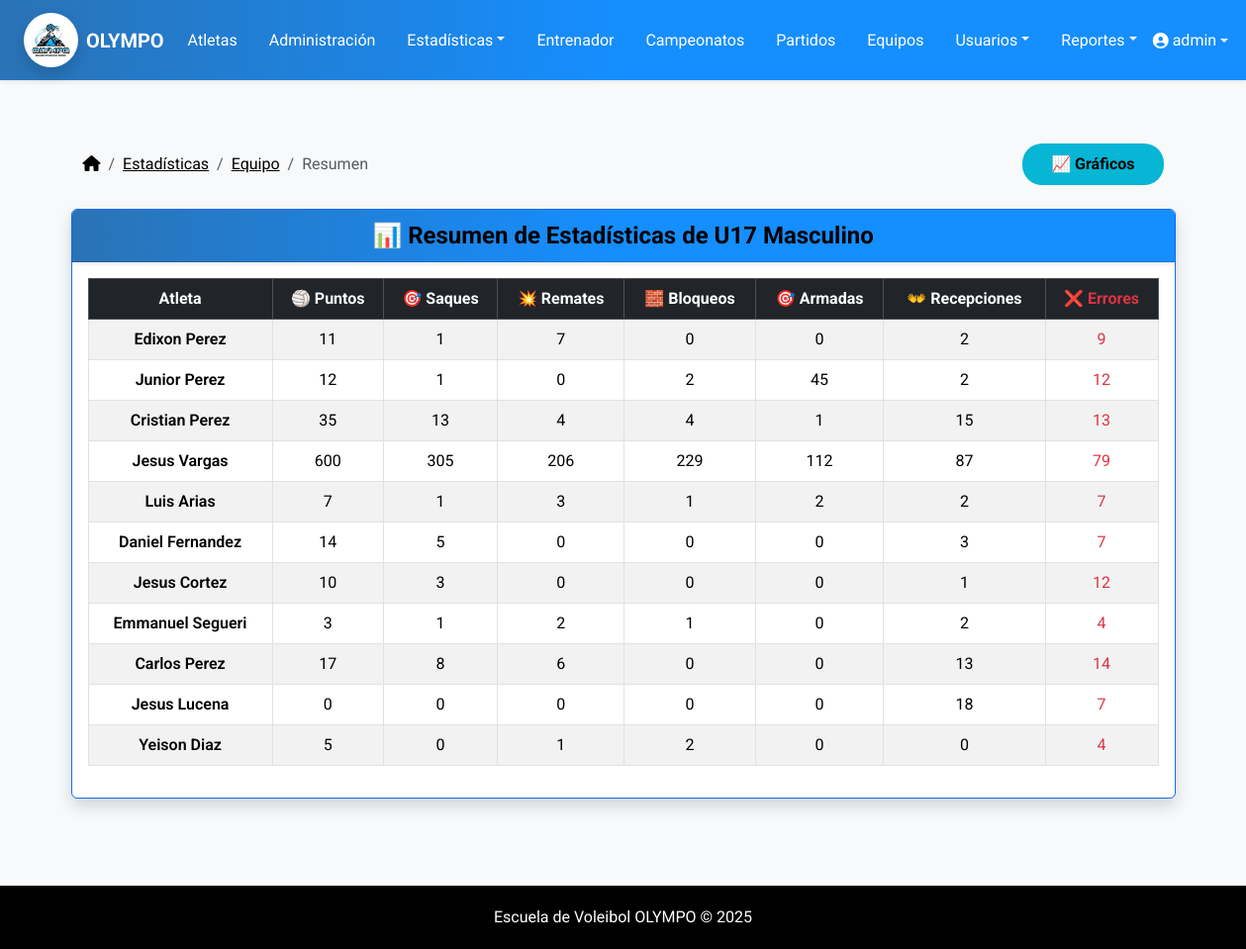
Page /atletas/estadisticas/equipos/27/resumen/ (signed in) on the committed database.
### atletas/models.py (models this page shows, shortened)
class Equipo(models.Model):
    SEXO_CHOICES = [
        ('masculino', 'Masculino'),
        ('femenino', 'Femenino'),
        ('mixto', 'Mixto'),
    ]
    nombre = models.CharField(max_length=100)
    entrenador = models.ForeignKey(Entrenador, on_delete=models.CASCADE)
    atletas = models.ManyToManyField(Atleta)
    categoria = models.CharField(max_length=50)
    sexo_equipo = models.CharField(max_length=10, choices=SEXO_CHOICES, null=True, blank=True)
    edad_tope = models.PositiveIntegerField(null=True, blank=True)

class Atleta(models.Model):
    SEXO = (
    ('masculino', 'Masculino'),
    ('femenino', 'Femenino'),
    )
    TURNOS = (
        ('T1', 'Turno 1'),
        ('T2', 'Turno 2'),
        ('T3', 'Turno 3'),
    )
    POSICIONES = (
        ('Por definir', 'Por definir'),
        ('colocador', 'Colocador'),
        ('opuesto', 'Opuesto'),
        ('central', 'Central'),
        ('libero', 'Libero'),
        ('punta', 'Punta'),
    )
    user = models.OneToOneField(User, on_delete=models.CASCADE, null=True, blank=True)  # <— NUEVO
    nombre = models.CharField(max_length=100)
    apellido = models.CharField(max_length=100)
    fecha_nacimiento = models.DateField()
    sexo = models.CharField(max_length=10, choices=SEXO)
    categoria = models.CharField(max_length=10, blank=True)
    turno = models.CharField(max_length=10, choices=TURNOS)
    posicion = models.CharField(max_length=50, choices=POSICIONES)
    cedula = models.CharField(max_length=20, unique=True)
    telefono = models.CharField(max_length=20)
    direccion = models.TextField(blank=True)
    numero_camisa = models.PositiveIntegerField(null=True, blank=True)
    fecha_registro = models.DateTimeField(auto_now_add=True)
    salto = models.FloatField(null=True, blank=True, help_text="Salto en metros")
    alcance = models.FloatField(null=True, blank=True, help_text="Alcance en metros")
    peso = models.FloatField(null=True, blank=True, help_text="Peso en kilogramos")
    estatura = models.FloatField(null=True, blank=True, help_text="Estatura en metros")
    representante_nombre = models.CharField(max_length=100, blank=True, null=True)
    representante_apellido = models.CharField(max_length=100, blank=True, null=True)
    representante_cedula = models.CharField(max_length=20, blank=True, null=True)
    representante_telefono = models.CharField(max_length=20, blank=True, null=True)

### atletas/views.py (the view)
# urls.py: path('estadisticas/equipos/<int:equipo_id>/resumen/', views.resumen_estadisticas_equipo, name='resumen_estadisticas_equipo'),
@user_passes_test(lambda u: es_admin(u) or es_entrenador(u))
def resumen_estadisticas_equipo(request, equipo_id):
    equipo = get_object_or_404(Equipo, id=equipo_id)
    atletas = equipo.atletas.all()
    partidos_del_equipo = Partido.objects.filter(equipo_local=equipo)
    resumen_por_atleta = []
    for atleta in atletas:
        stats = Estadistica.objects.filter(
            atleta=atleta,
            partido__in=partidos_del_equipo
        )
        totales = stats.aggregate(
            puntos=Sum('puntos'),
            saques=Sum('saques'),
            remates=Sum('remates'),
            bloqueos=Sum('bloqueos'),
            armadas=Sum('armadas'),
            recepciones=Sum('recepciones'),
            errores=Sum('errores')
        )
        resumen_por_atleta.append({
            'atleta': atleta,
            'totales': totales
        })
    return render(request, 'estadisticas/resumen_equipo.html', {
        'equipo': equipo,
        'resumen_por_atleta': resumen_por_atleta
    })

### atletas/context_processors.py (called while the page is built)
def role_flags(request):
    u = request.user
    atleta_id = None
    if u.is_authenticated and es_atleta(u):  # ✅ propiedad
        if hasattr(u, "atleta"):
            atleta_id = u.atleta.id
    return {
        "is_admin": es_admin(u),
        "is_trainer": es_entrenador(u),
        "is_athlete": es_atleta(u),
        "atleta_id": atleta_id,
    }

### atletas/utils/roles.py (called while the page is built)
def es_admin(user):
    return user.is_authenticated and (user.is_superuser or user.groups.filter(name='Administrador').exists())

def es_entrenador(user):
    return user.is_authenticated and (
        user.groups.filter(name='Entrenador').exists() or hasattr(user, 'entrenador')
    )

def es_atleta(user):
    return user.is_authenticated and hasattr(user, 'atleta')  # por la OneToOne

### templates/estadisticas/resumen_equipo.html
{% extends "base.html" %}
{% block content %}
<div class="container mt-3">
  <div class="row align-items-center mb-4">
    <div class="col-md-6">
      <nav aria-label="breadcrumb">
        <ol class="breadcrumb mb-0">
          <li class="breadcrumb-item">
            <a class="link-body-emphasis" href="{% url 'menu_principal' %}">
              <i class="fa-solid fa-house"></i>
            </a>
          </li>
          <li class="breadcrumb-item">
            <a class="link-body-emphasis" href="{% url 'ver_estadisticas_equipos' %}">
              Estadísticas
            </a>
          </li>
          <li class="breadcrumb-item">
            <a class="link-body-emphasis" href="{% url 'ver_estadisticas_equipo_detalle' equipo.id %}">
              Equipo
            </a>
          </li>
          <li class="breadcrumb-item active" aria-current="page">
            Resumen
          </li>
        </ol>
      </nav>
    </div>
    <div class="col-md-6 d-flex justify-content-md-end">
      <a href="{% url 'resumen_estadisticas_equipo_grafico' equipo.id %}" class="btn" style="background: #06b6d4;">
        📈 Gráficos
      </a>
    </div>
  </div>
</div>
<div class="card shadow border border-primary">
  <div class="card-header bg-primary text-white text-center fw-bold fs-4">
    📊 Resumen de Estadísticas de {{ equipo.nombre }}
  </div>
  <div class="card-body">
    <div class="table-responsive">
      <table class="table table-bordered table-striped text-center align-middle">
        <thead class="table-dark">
          <tr>
            <th>Atleta</th>
            <th>🏐 Puntos</th>
            <th>🎯 Saques</th>
            <th>💥 Remates</th>
            <th>🧱 Bloqueos</th>
            <th>🎯 Armadas</th>
            <th>👐 Recepciones</th>
            <th class="text-danger">❌ Errores</th>
          </tr>
        </thead>
        <tbody>
          {% for item in resumen_por_atleta %}
          <tr>
            <td class="fw-semibold">
              {{ item.atleta.nombre }} {{ item.atleta.apellido }}
            </td>
            <td>{{ item.totales.puntos|default:0 }}</td>
            <td>{{ item.totales.saques|default:0 }}</td>
            <td>{{ item.totales.remates|default:0 }}</td>
            <td>{{ item.totales.bloqueos|default:0 }}</td>
            <td>{{ item.totales.armadas|default:0 }}</td>
            <td>{{ item.totales.recepciones|default:0 }}</td>
            <td class="text-danger">{{ item.totales.errores|default:0 }}</td>
          </tr>
          {% empty %}
          <tr>
            <td colspan="8">No hay estadísticas registradas para este equipo.</td>
          </tr>
          {% endfor %}
        </tbody>
      </table>
    </div>
  </div>
</div>
{% endblock %}

### templates/base.html (shortened to what this page needs)
<!DOCTYPE html>
{% load static %}
<html lang="es">
<head>
    <link href="https://cdn.jsdelivr.net/npm/bootstrap@5.3.3/dist/css/bootstrap.min.css" rel="stylesheet">
    <link rel="stylesheet" href="https://cdnjs.cloudflare.com/ajax/libs/font-awesome/6.5.0/css/all.min.css">
    <link rel="stylesheet" href="{% static 'css/estilos.css' %}">
</head>
<body>
    <nav class="navbar navbar-expand-lg bg-escovol navbar-dark shadow-sm">
        <div class="container-fluid px-4">
            <a class="navbar-brand d-flex align-items-center">
                <img src="{% static 'img/logo-olympo.jpeg' %}" alt="Logo Olympo" width="55" height="55" class="me-2 rounded-circle shadow">
                <span class="fw-bold text-white">OLYMPO</span>
            </a>
            <div class="collapse navbar-collapse justify-content-between" id="navbarMenu">
                <ul class="navbar-nav mx-auto gap-3">
                    {% if is_admin or is_trainer %}
                        <li class="nav-item"><a class="nav-link text-white" href="{% url 'lista_atletas' %}">Atletas</a></li>
                        <li class="nav-item"><a class="nav-link text-white" href="{% url 'administracion' %}">Administración</a></li>
                        <li class="nav-item dropdown">
                            <a class="nav-link dropdown-toggle text-white" href="#" data-bs-toggle="dropdown">Estadísticas</a>
                        </li>
                        <li class="nav-item"><a class="nav-link text-white" href="{% url 'lista_entrenadores' %}">Entrenador</a></li>
                        <li class="nav-item"><a class="nav-link text-white" href="{% url 'lista_campeonatos' %}">Campeonatos</a></li>
                        <li class="nav-item"><a class="nav-link text-white" href="{% url 'lista_partidos' %}">Partidos</a></li>
                        <li class="nav-item"><a class="nav-link text-white" href="{% url 'listar_equipos' %}">Equipos</a></li>
                        {% if is_admin %}
                            <li class="nav-item dropdown">
                                <a class="nav-link dropdown-toggle text-white" href="#" data-bs-toggle="dropdown">Usuarios</a>
                            </li>
                        {% endif %}
                        <li class="nav-item dropdown">
                            <a class="nav-link dropdown-toggle text-white" href="#" data-bs-toggle="dropdown">Reportes</a>
                        </li>
                    {% endif %}
                </ul>
                <ul class="navbar-nav">
                    {% if user.is_authenticated %}
                        <li class="nav-item dropdown">
                            <a class="nav-link dropdown-toggle d-flex align-items-center text-white" href="#" role="button" data-bs-toggle="dropdown">
                                <i class="fa-solid fa-user-circle me-1"></i>
                                {{ user.get_full_name|default:user.username }}
                            </a>
                        </li>
                    {% else %}
                        <li class="nav-item">
                            <a class="nav-link text-white fw-semibold" href="{% url 'login' %}">
                                <i class="fas fa-sign-in-alt me-1"></i> Iniciar sesión
                            </a>
                        </li>
                    {% endif %}
                </ul>
            </div>
        </div>
    </nav>
    <main class="container py-5">
        {% block content %}{% endblock %}
    </main>
    <footer>
        Escuela de Voleibol OLYMPO © {{ year|default:2025 }}
    </footer>
</body>
</html>

### static/css/estilos.css (style rules this page uses)
.card-header { background: linear-gradient(to right, #1A4B7D, #2A73B6, #5C9DCC); color: #f8f4f4 !important; box-shadow: 0 2px 4px rgba(0, 0, 0, 0.1); }
.btn-success, .btn-danger, .btn-warning, .btn-secondary, .btn-info, .btn-primary, .btn { padding: 8px 28px; border-radius: 20px; line-height: 24px; font-weight: bold; color: black; }

### templates/base.html (style rules this page uses)
html, body { height: 100%; margin: 0; display: flex; flex-direction: column; }
main { flex: 1; }
body { font-family: 'Roboto', sans-serif; background-color: #f8f9fa; color: #212529; }
.navbar-brand { font-weight: bold; color: #070303 !important; }
.bg-escovol { background: linear-gradient(to right, #2A73B6, #158EFF, #158EFF); }
footer { margin-top: 40px; padding: 20px 0; background-color: #000000; color: white; text-align: center; }
.card-header { background: linear-gradient(to right, #2A73B6, #158EFF, #158EFF); color: #000000 !important; box-shadow: 0 2px 4px rgba(0, 0, 0, 0.1); }

### rows in the picture
Equipo: nombre "U17 Masculino"
Atleta: atleta.nombre "Edixon", atleta.apellido "Perez", totales.puntos "11", totales.saques "1", totales.remates "7", totales.bloqueos "0", totales.armadas "0", totales.recepciones "2", totales.errores "9"
Atleta: atleta.nombre "Junior", atleta.apellido "Perez", totales.puntos "12", totales.saques "1", totales.remates "0", totales.bloqueos "2", totales.armadas "45", totales.recepciones "2", totales.errores "12"
Atleta: atleta.nombre "Cristian", atleta.apellido "Perez", totales.puntos "35", totales.saques "13", totales.remates "4", totales.bloqueos "4", totales.armadas "1", totales.recepciones "15", totales.errores "13"
Atleta: atleta.nombre "Jesus", atleta.apellido "Vargas", totales.puntos "600", totales.saques "305", totales.remates "206", totales.bloqueos "229", totales.armadas "112", totales.recepciones "87", totales.errores "79"
Atleta: atleta.nombre "Luis", atleta.apellido "Arias", totales.puntos "7", totales.saques "1", totales.remates "3", totales.bloqueos "1", totales.armadas "2", totales.recepciones "2", totales.errores "7"
Atleta: atleta.nombre "Daniel", atleta.apellido "Fernandez", totales.puntos "14", totales.saques "5", totales.remates "0", totales.bloqueos "0", totales.armadas "0", totales.recepciones "3", totales.errores "7"
Atleta: atleta.nombre "Jesus", atleta.apellido "Cortez", totales.puntos "10", totales.saques "3", totales.remates "0", totales.bloqueos "0", totales.armadas "0", totales.recepciones "1", totales.errores "12"
Atleta: atleta.nombre "Emmanuel", atleta.apellido "Segueri", totales.puntos "3", totales.saques "1", totales.remates "2", totales.bloqueos "1", totales.armadas "0", totales.recepciones "2", totales.errores "4"
Atleta: atleta.nombre "Carlos", atleta.apellido "Perez", totales.puntos "17", totales.saques "8", totales.remates "6", totales.bloqueos "0", totales.armadas "0", totales.recepciones "13", totales.errores "14"
Atleta: atleta.nombre "Jesus", atleta.apellido "Lucena", totales.puntos "0", totales.saques "0", totales.remates "0", totales.bloqueos "0", totales.armadas "0", totales.recepciones "18", totales.errores "7"
Atleta: atleta.nombre "Yeison", atleta.apellido "Diaz", totales.puntos "5", totales.saques "0", totales.remates "1", totales.bloqueos "2", totales.armadas "0", totales.recepciones "0", totales.errores "4"

### other values in the picture
{{ user.get_full_name|default:user.username }} "admin"
{{ year|default:2025 }} "2025"
